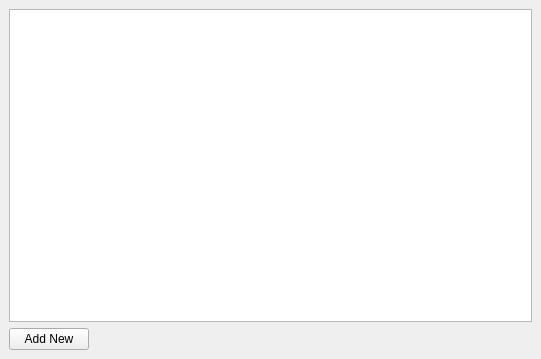
<?xml version="1.0" encoding="UTF-8"?>
<ui version="4.0">
 <class>Users</class>
 <widget class="QMainWindow" name="Users">
  <property name="geometry">
   <rect>
    <x>0</x>
    <y>0</y>
    <width>541</width>
    <height>359</height>
   </rect>
  </property>
  <property name="windowTitle">
   <string>Users</string>
  </property>
  <property name="windowIcon">
   <iconset resource="../MegvelERP/src/res.qrc">
    <normaloff>:/images/Users.png</normaloff>:/images/Users.png</iconset>
  </property>
  <widget class="QWidget" name="centralwidget">
   <layout class="QVBoxLayout" name="verticalLayout">
    <item>
     <widget class="CustomQueryView" name="lstUSers"/>
    </item>
    <item>
     <layout class="QHBoxLayout" name="horizontalLayout">
      <item>
       <widget class="QPushButton" name="cmdAddNew">
        <property name="text">
         <string>Add New</string>
        </property>
       </widget>
      </item>
      <item>
       <spacer name="horizontalSpacer">
        <property name="orientation">
         <enum>Qt::Horizontal</enum>
        </property>
        <property name="sizeHint" stdset="0">
         <size>
          <width>40</width>
          <height>20</height>
         </size>
        </property>
       </spacer>
      </item>
     </layout>
    </item>
   </layout>
  </widget>
 </widget>
 <customwidgets>
  <customwidget>
   <class>CustomQueryView</class>
   <extends>QTreeView</extends>
   <header>customqueryview.h</header>
  </customwidget>
 </customwidgets>
 <resources>
  <include location="../MegvelERP/src/res.qrc"/>
 </resources>
 <connections/>
</ui>
